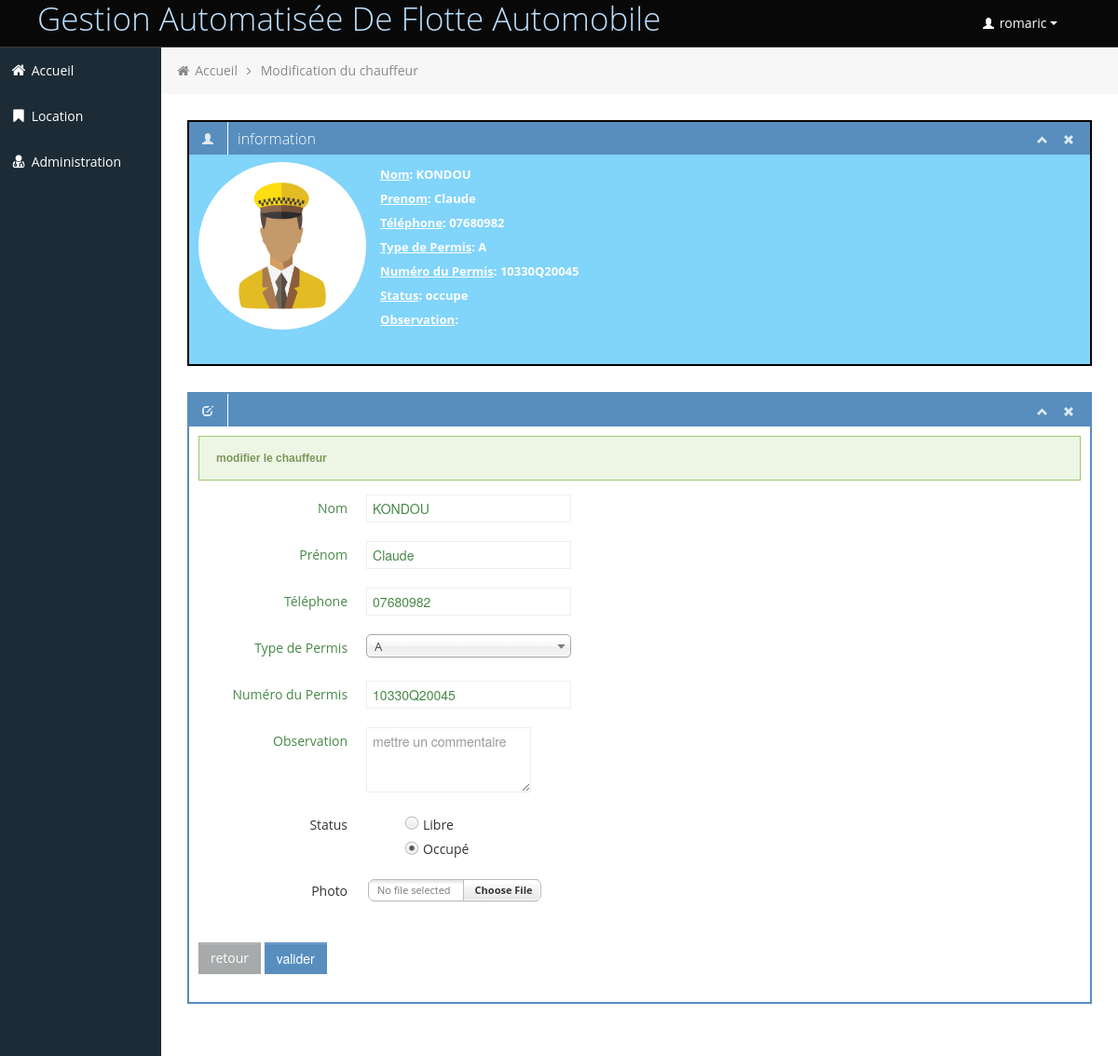
/modifier.php?action=chauffeur&id=38 (signed in), run on the app's committed database.
### tables this page shows
CREATE TABLE IF NOT EXISTS `chauffeur` (
  `id` int(11) NOT NULL AUTO_INCREMENT COMMENT 'Identifiant unique attribué à la création de l’enregistrement ',
  `nom` varchar(255) NOT NULL COMMENT 'nom du chauffeur',
  `prenom` varchar(255) NOT NULL COMMENT 'prénom du chauffeur',
  `permis` varchar(255) NOT NULL COMMENT 'permis du chauffeur',
  `tel` varchar(255) NOT NULL COMMENT 'téléphone du chauffeur',
  `obs` varchar(255) NOT NULL COMMENT 'observateur concernant le chauffeur',
  `status` varchar(255) NOT NULL COMMENT 'status du chauffeur (occupé, libre)',
  `photo` varchar(255) NOT NULL COMMENT 'photo du chauffeur',
  `id_fact` int(11) NOT NULL,
  `numPermis` varchar(100) NOT NULL,
  PRIMARY KEY (`id`),
  KEY `n°permis` (`permis`)
);

### modifier.php (the view, shortened to what this page needs)
<?php
include('connexion.php');
?>
<!DOCTYPE html>
<html lang="en">
<head>
	<link id="bootstrap-style" href="css/bootstrap.min.css" rel="stylesheet">
	<link href="css/bootstrap-responsive.min.css" rel="stylesheet">
	<link id="base-style" href="css/style.css" rel="stylesheet">
	<link id="base-style-responsive" href="css/style-responsive.css" rel="stylesheet">
</head>
<body>
	<div class="navbar">
		<div class="navbar-inner">
			<div <?php if($_SESSION['level']==1) echo'style="background: #90caf9"';?> class="container-fluid">
				<?php
				if($_SESSION['level']==2)
				echo '
					<a class="brand" href="#"><span style="color: #bbdefb;" >Gestion Automatisée De Flotte Automobile</span></a>';
				else
				echo '<a class="brand" href="#"><span style="color: #ffffff;" >Gestion Automatisée De Flotte Automobile</span></a>';
				?>
				<div class="nav-no-collapse header-nav">
					<ul class="nav pull-right">
						<li class="dropdown">
							<a class="btn dropdown-toggle" data-toggle="dropdown" href="#">
								<i class="halflings-icon white user"></i> <?php echo " ".$_SESSION['login'];  ?>
								<span class="caret"></span>
							</a>
						</li>
					</ul>
				</div>
			</div>
		</div>
	</div>
		<div class="container-fluid-full">
		<div class="row-fluid">
			<div id="sidebar-left" class="span2">
				<div class="nav-collapse sidebar-nav">
					<ul class="nav nav-tabs nav-stacked main-menu">
						<li><a href="accueil.php"><i class="icon-home"></i><span class="hidden-tablet"> Accueil</span></a></li>
						<li>
							<a class="dropmenu" href="#"><i class="icon-bookmark"></i><span class="hidden-tablet"> Location</span></a>
						</li>
						<li>
							<a class="dropmenu" href="#"><i class="icon-user-md"></i><span class="hidden-tablet"> Administration</span></a>
						</li>
						</ul>
				</div>
			</div>
			<div id="content" class="span10">
			<ul class="breadcrumb">
				<li>
					<i class="icon-home"></i>
					<a href="accueil.php">Accueil</a>
					<i class="icon-angle-right"></i>
				</li>
				<li><a href="#">Modification du chauffeur</a></li>
			</ul>
			<?php
			$ch = $bdd->query('SELECT * FROM chauffeur WHERE id= '.$_GET['id'].'');
			$chau = $ch->fetch();
	if (isset($_GET['action']) AND isset($_GET['id']) ){
		if($_GET['action']=="chauffeur"){
	echo '
			<div class="row-fluid sortable">
				<div class="box span12 green">
					<div class="box-header blue" data-original-title>
						<h2><i class="halflings-icon white user"></i><span class="break"></span>information</h2>
						<div class="box-icon">
							<a href="#" class="btn-minimize"><i class="halflings-icon white chevron-up"></i></a>
							<a href="#" class="btn-close"><i class="halflings-icon white remove"></i></a>
						</div>
					</div>
					<div class="box-content">
						<ul class="dashboard-list metro">
							<li class="green">
									<img src="img/chauffeur/'.$chau['photo'].'" style="height: 180px;width: 180px; float: left;	margin: 3px 15px 0px 10px;	border: none;	border-radius:50%;" alt="Dennis Ji" >
								</a>
								<h5>
								<strong><u>Nom</u>:</strong> '.$chau['nom'].'<br><br>
								<strong><u>Prenom</u>:</strong> '.$chau['prenom'].'<br><br>
								<strong><u>Téléphone</u>:</strong> '.$chau['tel'].'<br><br>
								<strong><u>Type de Permis</u>:</strong> '.$chau['permis'].'<br><br>
								<strong><u>Numéro du Permis</u>:</strong> '.$chau['numPermis'].'<br><br>
								<strong><u>Status</u>:</strong> '.$chau['status'].'<br><br>
								<strong><u>Observation</u>:</strong> '.$chau['obs'].'<br><br><br>
								 ';
								echo '
							</h3>
							</li>
						</ul>
					</div>
				</div>
			</div>
			<div class="row-fluid sortable">
				<div class="box span12">
					<div class="box-header" data-original-title>
						<h2><i class="halflings-icon white edit"></i><span class="break"></span> </h2>
						<div class="box-icon">
							<a href="#" class="btn-minimize"><i class="halflings-icon white chevron-up"></i></a>
							<a href="#" class="btn-close"><i class="halflings-icon white remove"></i></a>
						</div>
					</div>
					<div class="box-content">
						<form class="form-horizontal" method="post" action="modifier.php" enctype = "multipart/form-data">
						  <fieldset>
							<div class="control-group">
							  <div class="alert alert-success">
							    <strong>modifier le chauffeur</strong>
					        	</div>
							  <div class="control-group success">
								<label class="control-label" for="inputSuccess">Nom </label>
								<div class="controls">
								  <input type="text" id="inputSuccess" name="nom" value="'.$chau['nom'].'">
								  <span class="help-inline"></span>
								</div>
							  </div>
							  <div class="control-group success">
								<label class="control-label" for="inputSuccess">Prénom </label>
								<div class="controls">
								  <input type="text" id="inputSuccess" name="prenom"  value="'.$chau['prenom'].'"  >
								  <span class="help-inline"></span>
								</div>
							  </div>
							  <div class="control-group success">
								<label class="control-label" for="inputSuccess">Téléphone </label>
								<div class="controls">
								  <input type="text" id="inputSuccess" name="tel" value="'.$chau['tel'].'">
								  <span class="help-inline"></span>
								</div>
							  </div>
							  <div class="control-group  success">
															<label class="control-label" for="selectError">Type de Permis</label>
															<div class="controls">
															  <select name="permis" id="selectError" data-rel="chosen">
									';
									echo'
															  </select>
															</div>
														  </div>
							  ';
							  echo'
							  <div class="control-group success">
								<label class="control-label" for="inputSuccess">Numéro du Permis </label>
								<div class="controls">
								  <input type="text" id="inputSuccess" name="numPermis" value="'.$chau['numPermis'].'">
								  <span class="help-inline"></span>
								</div>
							  </div>
							 <div class="control-group success">
								<label class="control-label" for="inputSuccess">Observation </label>
								<div class="controls">';
								if(empty($chau['obs']))
									echo'
								 <textarea tabindex="3"  class="input-xlarge span3" id="message" name="obs" rows="3" placeholder="mettre un commentaire"></textarea>
								  <span class="help-inline"></span>
								  ';
								  else
									echo'
									 <textarea tabindex="3" class="input-xlarge span3" id="message" name="obs" rows="3" >'.$chau['obs'].'</textarea>
								  <span class="help-inline"></span>
								';
								echo'
								</div>
							 </div>
							  ';
								if($chau['status']=="libre"){
								  echo'
								<div class="control-group">
								<label class="control-label">Status</label>
								<div class="controls">
								  <label class="radio">
									<input type="radio" name="status" id="optionsRadios1" value="libre" checked="">Libre
								  </label>
								  <div style="clear:both"></div>
								  <label class="radio">
									<input type="radio" name="status" id="optionsRadios2" value="occupe">Occupé
								  </label>
								</div>
							  </div>	';	}
								else{
									echo'
								<div class="control-group">
								<label class="control-label">Status</label>
								<div class="controls">
								  <label class="radio">
									<input type="radio" name="status" id="optionsRadios1" value="libre" >Libre
								  </label>
								  <div style="clear:both"></div>
								  <label class="radio">
									<input type="radio" name="status" id="optionsRadios2" value="occupe"checked="">Occupé
								  </label>
								</div>
							  </div>	';
								}
				echo '
							  <div class="control-group">
							  <label class="control-label" for="fileInput">Photo</label>
							  <div class="controls">
								<input class="input-file uniform_on" id="fileInput" name="photo" type="file">
							  </div>
							</div>
							 <input type="hidden" value="'.$_GET['id'].'" name="id" />
							</div>
							<div class="">
                                            <a class="btn " href="l_cha.php">retour
											</a>
                                            <button  type="submit" name="submit" class="btn btn-primary">valider</button>
                             </div>
						  </fieldset>
						</form>
					</div>
				</div>
			</div>
			';
			}
	}
   ?>
	</div>
		</div>
		</div>
</body>
</html>

### css/style-responsive.css (style rules this page uses)
@media (min-width: 1200px) { .container-fluid-full { overflow: hidden; position: relative; height: 100%; } }
@media (min-width: 1200px) { #content { width: 85.578%; padding: 28px; margin: 0px 0px; margin-left: 14.422% !important; } }
@media (min-width: 1200px) { #sidebar-left { background: #1C2B36; margin-left: 0px !important; position: absolute; height: 100%; } }
@media (min-width: 1200px) { .sidebar-nav > ul { margin: 0px; } }

### css/uniform.default.css (style rules this page uses)
.selector, .radio, .checker, .uploader, .button, .selector *, .radio *, .checker *, .uploader *, .button * { margin: 0; padding: 0; }
.selector, .checker, .button, .radio, .uploader { display: -moz-inline-box; display: inline-block; vertical-align: middle; zoom: 1; *display: inline; }

### css/halflings.css (style rules this page uses)
html, html .halflings { -webkit-font-smoothing: antialiased !important; }
.halflings-icon { display: inline-block; width: 14px; height: 14px; line-height: 14px; vertical-align: text-top; background-image: url(../img/glyphicons_halflings.svg); background-position: 0 0; background-repeat: no-repeat; vertical-align: top; *display: inline; *zoom: 1; *margin-right: .3em; }
.halflings-icon.white { background-image: url(../img/glyphicons_halflings-white.svg); }
.halflings-icon.user { background-position: -168px 0; }
.halflings-icon.remove { background-position: -312px 0; }
.halflings-icon.edit { background-position: -96px -72px; }
.halflings-icon.chevron-up { background-position: -288px -120px; }

### data on the page
chauffeur: photo (placeholder picture), nom "KONDOU", prenom "Claude", tel "07680982", permis "A", numPermis "10330Q20045", status "occupe"

### other printed values
$_SESSION['login'] "romaric"
